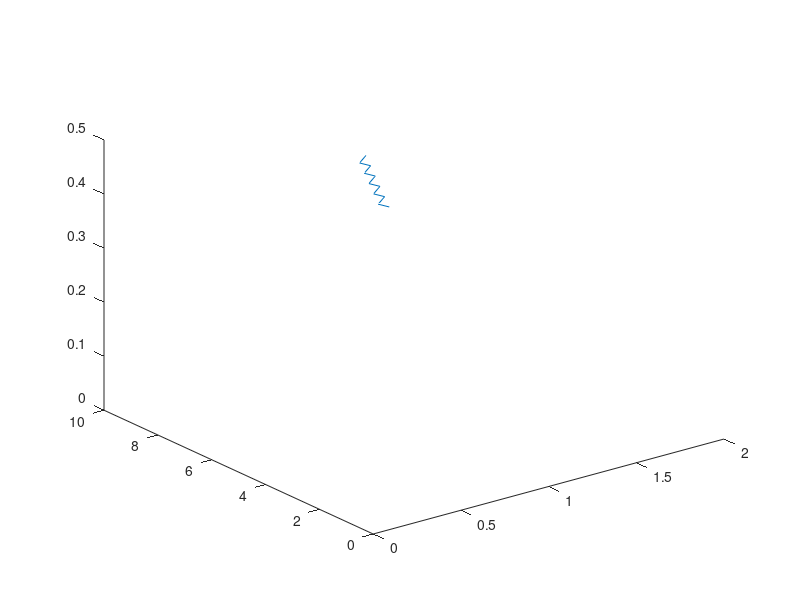

Here is the MATLAB script that generated this plot:
%variables
theta_0 =(30*pi)/180; %start direction in RADIANS
%for some angles it goes backwards but not sure why??
N= 11; %number of links
r_00=[1,2,0]'; %position in x,y,z currently not on any slope
d=0.1; %10cm links
T=5; %max time
a=(5*pi)/180; %slope angle
M=10; %mass of snake
m=10/N; %mass of each node (assuming constant mass)

theta_list = zeros(1,N);
for i=1:2:N
    theta_list(i)=theta_0;
    theta_list(i+1)=-theta_0;
end

%intial pos of first node (end of snake)
initial_position = zeros(3,N);
initial_position(:,1) = r_00;

%intial pos of whole snake
for i=1:N-1
   initial_position(1,i+1)=initial_position(1,i)+d*sin(theta_list(i));
   initial_position(2,i+1)=initial_position(2,i)+d*cos(theta_list(i));
   initial_position(3,i+1)=initial_position(3,i)+sin(a)*d*cos(theta_list(i));
  
end

%this is shit naming. The 0.1 is how you set the speed - a sort of
%frequency
time_span=linspace(1,T,T/0.1);
p=length(time_span);

position_matrix=zeros(3,N,p);
position_matrix(:,:,1)=initial_position;
position=initial_position;



mass_position=zeros(3,p);

for j=1:p

    %cofm position calc for each time step
    x_val=position(1,:);
    y_val=position(2,:);
    z_val=position(3,:);
  
    x_mass_i=m.*x_val;
    y_mass_i=m.*y_val;
    z_mass_i=m.*z_val;

    mass_position(1,j)=(1/M)*sum(x_mass_i);
    mass_position(2,j)=(1/M)*sum(y_mass_i);
    mass_position(3,j)=(1/M)*sum(z_mass_i);

    %plotting x,y positions for each time step
    plot3(x_val,y_val,z_val)
    xlim([0,2])
    ylim([0,10])
    zlim([0,0.5])
    pause(0.1)

    %changing start noded position adn thetas for new snake position
    position(:,1) = position(:,2);
    theta_list=-theta_list;


    for i=1:N-1
       position(1,i+1)=position(1,i)+d*sin(theta_list(i));
       position(2,i+1)=position(2,i)+d*cos(theta_list(i));
       position(3,i+1)=position(3,i)+sin(a)*d*cos(theta_list(i));
       
      
    end

    position_matrix(:,:,j+1)=position;
end

mass_position;
position_matrix;


%v simple calc assuming constant speed and no forces:
end_pos=position(:,1);
d=norm(end_pos)-norm(r_00);
v=d/T  %not realistic this is a v slow snake


